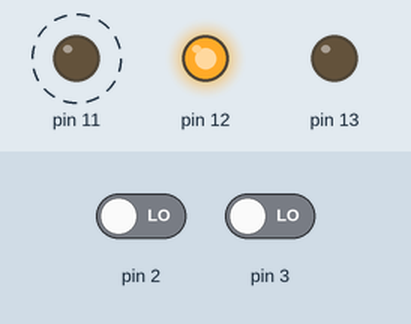
A sketch run on a simulated Arduino Uno, built with avr-gcc and run on an emulated ATmega328P. Shown: output pins drawn as LEDs (lit = HIGH). Dashed ring = blinking. The inputs (shaded band) are chosen by the test bench; at power-on: pin 3 LOW, pin 2 LOW.

Above: at 1.3 s.
1.4 s: pin 3 driven HIGH
At 1.9 s:
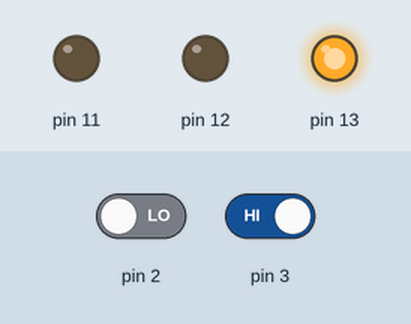
3.0 s: pin 3 driven LOW
At 5.4 s:
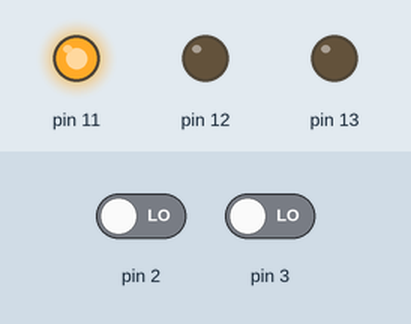
6.0 s: pin 2 driven HIGH
Timing chart, 0 to 15.0 s (numbered marks = the images above; inputs shaded):
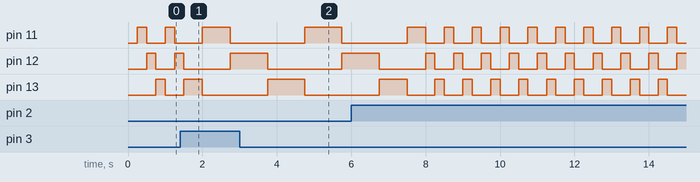

Measured:
- after the input at 3.0 s, pin 11: LOW → HIGH after 1.8 s instead of 2.0 s
- by itself, pin 12: repeats every 0.75 s: HIGH 0.25 s, LOW 0.50 s

The sketch:

variableDelay.ino
```cpp
void setup() {
  // Input Pins
  pinMode(2, INPUT);
  pinMode(3, INPUT);

  // Output Pins
  pinMode(11, OUTPUT);
  pinMode(12, OUTPUT);
  pinMode(13, OUTPUT);

  // Set Output Pins default state
  digitalWrite(11, LOW);
  digitalWrite(12, LOW);
  digitalWrite(13, LOW);
}

void loop() {
  // put your main code here, to run repeatedly:
  int LEDstate = 0;
  int LEDspeed = 1;
  int switchUp, switchDown;

  while (1) {
  switchUp = digitalRead(3);
  if (switchUp == HIGH && LEDspeed < 10)
    LEDspeed++;

  switchDown = digitalRead(2);
  if (switchDown == HIGH && LEDspeed > 1)
    LEDspeed--;

  delay(250 * LEDspeed);

  switch (LEDstate) {
    case 0:
      digitalWrite(11, HIGH);
      digitalWrite(12, LOW);
      digitalWrite(13, LOW);
      LEDstate = 1;
      break;
    case 1:
      digitalWrite(11, LOW);
      digitalWrite(12, HIGH);
      digitalWrite(13, LOW);
      LEDstate = 2;
      break;
    case 2:
      digitalWrite(11, LOW);
      digitalWrite(12, LOW);
      digitalWrite(13, HIGH);
      LEDstate = 0;
      break;
    default:
      LEDstate = 0;
  }
  }
}
```
